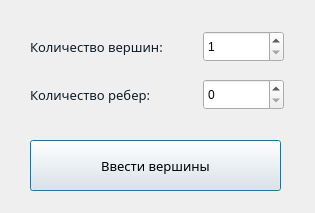
<?xml version="1.0" encoding="UTF-8"?>
<ui version="4.0">
 <class>NewMatrixForm</class>
 <widget class="QDialog" name="NewMatrixForm">
  <property name="geometry">
   <rect>
    <x>0</x>
    <y>0</y>
    <width>315</width>
    <height>213</height>
   </rect>
  </property>
  <property name="minimumSize">
   <size>
    <width>315</width>
    <height>213</height>
   </size>
  </property>
  <property name="maximumSize">
   <size>
    <width>315</width>
    <height>213</height>
   </size>
  </property>
  <property name="windowTitle">
   <string>Создание графа</string>
  </property>
  <property name="windowIcon">
   <iconset resource="Resources.qrc">
    <normaloff>:/styles/icons/logo.png</normaloff>:/styles/icons/logo.png</iconset>
  </property>
  <widget class="QPushButton" name="button">
   <property name="geometry">
    <rect>
     <x>30</x>
     <y>140</y>
     <width>251</width>
     <height>51</height>
    </rect>
   </property>
   <property name="font">
    <font>
     <family>Segoe UI Semibold</family>
     <pointsize>10</pointsize>
    </font>
   </property>
   <property name="cursor">
    <cursorShape>PointingHandCursor</cursorShape>
   </property>
   <property name="text">
    <string>Ввести вершины</string>
   </property>
  </widget>
  <widget class="QWidget" name="">
   <property name="geometry">
    <rect>
     <x>30</x>
     <y>20</y>
     <width>254</width>
     <height>101</height>
    </rect>
   </property>
   <layout class="QGridLayout" name="gridLayout">
    <item row="0" column="0">
     <widget class="QLabel" name="label">
      <property name="font">
       <font>
        <family>Segoe UI Semibold</family>
        <pointsize>10</pointsize>
       </font>
      </property>
      <property name="styleSheet">
       <string notr="true">QLabel
{
	color: #0E1D28;
}</string>
      </property>
      <property name="text">
       <string>Количество вершин:</string>
      </property>
     </widget>
    </item>
    <item row="0" column="1">
     <widget class="QSpinBox" name="spinVerts">
      <property name="sizePolicy">
       <sizepolicy hsizetype="Minimum" vsizetype="Fixed">
        <horstretch>0</horstretch>
        <verstretch>0</verstretch>
       </sizepolicy>
      </property>
      <property name="minimumSize">
       <size>
        <width>81</width>
        <height>31</height>
       </size>
      </property>
      <property name="maximumSize">
       <size>
        <width>81</width>
        <height>31</height>
       </size>
      </property>
      <property name="cursor">
       <cursorShape>PointingHandCursor</cursorShape>
      </property>
      <property name="minimum">
       <number>1</number>
      </property>
      <property name="maximum">
       <number>20</number>
      </property>
     </widget>
    </item>
    <item row="1" column="0">
     <widget class="QLabel" name="label_2">
      <property name="font">
       <font>
        <family>Segoe UI Semibold</family>
        <pointsize>10</pointsize>
       </font>
      </property>
      <property name="styleSheet">
       <string notr="true">QLabel
{
	color: #0E1D28;
}</string>
      </property>
      <property name="text">
       <string>Количество ребер:</string>
      </property>
     </widget>
    </item>
    <item row="1" column="1">
     <widget class="QSpinBox" name="spinEdges">
      <property name="minimumSize">
       <size>
        <width>81</width>
        <height>31</height>
       </size>
      </property>
      <property name="maximumSize">
       <size>
        <width>81</width>
        <height>31</height>
       </size>
      </property>
      <property name="cursor">
       <cursorShape>PointingHandCursor</cursorShape>
      </property>
      <property name="maximum">
       <number>50</number>
      </property>
     </widget>
    </item>
   </layout>
  </widget>
 </widget>
 <resources>
  <include location="Resources.qrc"/>
 </resources>
 <connections/>
</ui>
